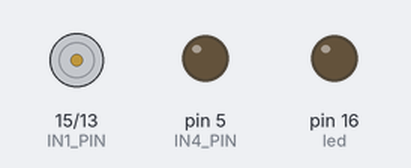
The sketch below on a simulated Arduino Uno, built with avr-gcc and run on an emulated ATmega328P. Parts: motor-driver pin pairs drawn as motors (green arrow = first pin HIGH = forward, orange = second pin HIGH = backward, longer = more drive), output pins drawn as LEDs (lit = HIGH). Pins used as bus, display or sensor lines are not drawn.

Above: at 0.5 s.
At 5.0 s:
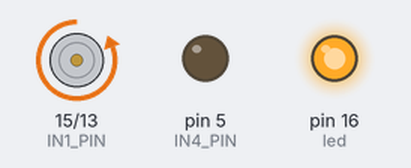
Timing chart, 0 to 6.9 s (numbered marks = the images above):
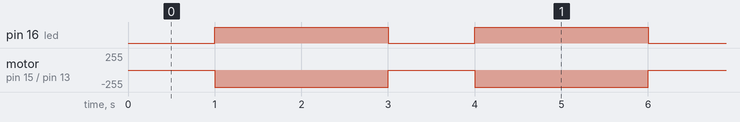

The sketch:

tesing_nod.ino
```cpp
#define IN1_PIN 15
#define IN2_PIN 13
#define IN3_PIN 0
#define IN4_PIN 5
#define led 16

void setup() {
  Serial.begin(9600);
  pinMode(led,OUTPUT);
  pinMode(IN1_PIN,OUTPUT);
  pinMode(IN2_PIN,OUTPUT);
  pinMode(IN3_PIN,OUTPUT);
  pinMode(IN4_PIN,OUTPUT);

  digitalWrite(led, LOW);
  digitalWrite(IN1_PIN, LOW);
  digitalWrite(IN2_PIN, LOW);
  digitalWrite(IN3_PIN, LOW);
  digitalWrite(IN4_PIN, LOW);

}


void loop() {
  delay(1000);

  digitalWrite(led, HIGH);
  digitalWrite(IN2_PIN, HIGH);
  digitalWrite(IN3_PIN, HIGH);

  delay(2000);
  digitalWrite(led, LOW);
  digitalWrite(IN2_PIN, LOW);
  digitalWrite(IN3_PIN, LOW);


}
```

Measured:
- by itself, pin 16 (led): alternates HIGH for 2.0 s and LOW for 1.0 s
- by itself, motor on pin 15 (IN1_PIN) / pin 13 (IN2_PIN): alternates backward 255/255 for 2.0 s and stopped for 1.0 s
